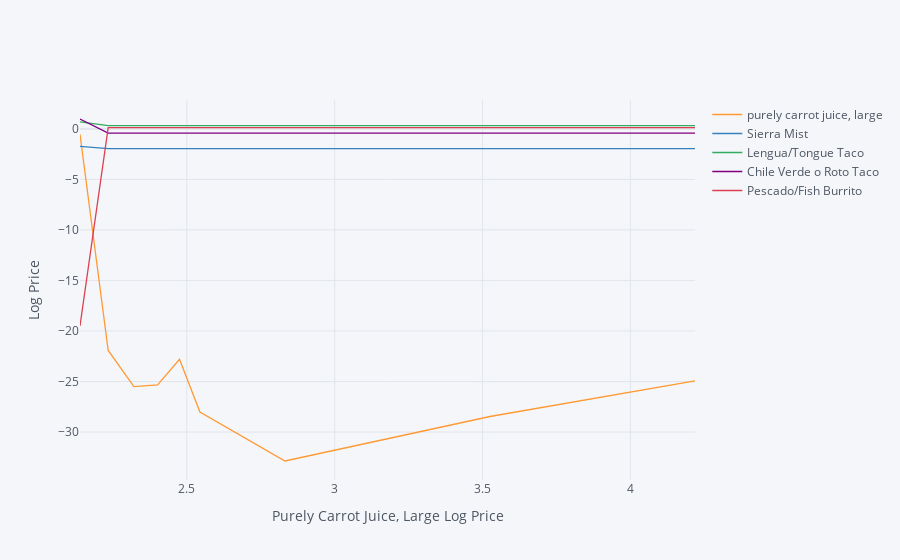

Notebook cell for this chart:
### Markdown cell above
The code below creates a graph which changes prices just for *one* food,
  and traces out the effects of this change on all the foods consumed.

### Code cell
ReferenceGood = "purely carrot juice, large"

scale = [1.,1.1,1.2,1.3,1.4,1.5,2,4,8]


cost0 = solve_subsistence_problem(FoodNutrients,Prices,diet_min[group],diet_max[group],tol=tol).fun

my_p = Prices.copy()

diet = {}
for s in scale:

    my_p[ReferenceGood] = Prices[ReferenceGood]*s
    result = solve_subsistence_problem(FoodNutrients,my_p,diet_min[group],diet_max[group],tol=tol)
    diet[np.log(my_p[ReferenceGood]) ] = result.diet

tol = 10e-6
    
Diet_response = pd.DataFrame(diet).T
np.log(Diet_response.loc[:,(Diet_response>tol).sum()>0]).iplot(xTitle='Purely Carrot Juice, Large Log Price',
                                                       yTitle='Log Price')

### Figure 1 — Plotly figure (JSON) as saved in the notebook; plotly's stock layout.template omitted (floating-point values rounded to 4 significant figures)
{"data": [{"line": {"color": "rgba(255, 153, 51, 1.0)", "dash": "solid", "shape": "linear", "width": 1.3}, "mode": "lines", "name": "purely carrot juice, large", "text": "", "type": "scatter", "x": [2.139, 2.234, 2.321, 2.401, 2.475, 2.544, 2.832, 3.525, 4.218], "y": [-0.54, -21.93, -25.5, -25.34, -22.81, -28.01, -32.86, -28.46, -24.94]}, {"line": {"color": "rgba(55, 128, 191, 1.0)", "dash": "solid", "shape": "linear", "width": 1.3}, "mode": "lines", "name": "Sierra Mist", "text": "", "type": "scatter", "x": [2.139, 2.234, 2.321, 2.401, 2.475, 2.544, 2.832, 3.525, 4.218], "y": [-1.747, -1.959, -1.959, -1.959, -1.959, -1.959, -1.959, -1.959, -1.959]}, {"line": {"color": "rgba(50, 171, 96, 1.0)", "dash": "solid", "shape": "linear", "width": 1.3}, "mode": "lines", "name": "Lengua/Tongue Taco", "text": "", "type": "scatter", "x": [2.139, 2.234, 2.321, 2.401, 2.475, 2.544, 2.832, 3.525, 4.218], "y": [0.6797, 0.304, 0.304, 0.304, 0.304, 0.304, 0.304, 0.304, 0.304]}, {"line": {"color": "rgba(128, 0, 128, 1.0)", "dash": "solid", "shape": "linear", "width": 1.3}, "mode": "lines", "name": "Chile Verde o Roto Taco", "text": "", "type": "scatter", "x": [2.139, 2.234, 2.321, 2.401, 2.475, 2.544, 2.832, 3.525, 4.218], "y": [0.9666, -0.43, -0.43, -0.43, -0.43, -0.43, -0.43, -0.43, -0.43]}, {"line": {"color": "rgba(219, 64, 82, 1.0)", "dash": "solid", "shape": "linear", "width": 1.3}, "mode": "lines", "name": "Pescado/Fish Burrito", "text": "", "type": "scatter", "x": [2.139, 2.234, 2.321, 2.401, 2.475, 2.544, 2.832, 3.525, 4.218], "y": [-19.5, 0.1209, 0.1209, 0.1209, 0.1209, 0.1209, 0.1209, 0.1209, 0.1209]}], "layout": {"legend": {"bgcolor": "#F5F6F9", "font": {"color": "#4D5663"}}, "paper_bgcolor": "#F5F6F9", "plot_bgcolor": "#F5F6F9", "title": {"font": {"color": "#4D5663"}}, "xaxis": {"gridcolor": "#E1E5ED", "showgrid": true, "tickfont": {"color": "#4D5663"}, "title": {"font": {"color": "#4D5663"}, "text": "Purely Carrot Juice, Large Log Price"}, "zerolinecolor": "#E1E5ED"}, "yaxis": {"gridcolor": "#E1E5ED", "showgrid": true, "tickfont": {"color": "#4D5663"}, "title": {"font": {"color": "#4D5663"}, "text": "Log Price"}, "zerolinecolor": "#E1E5ED"}}}
